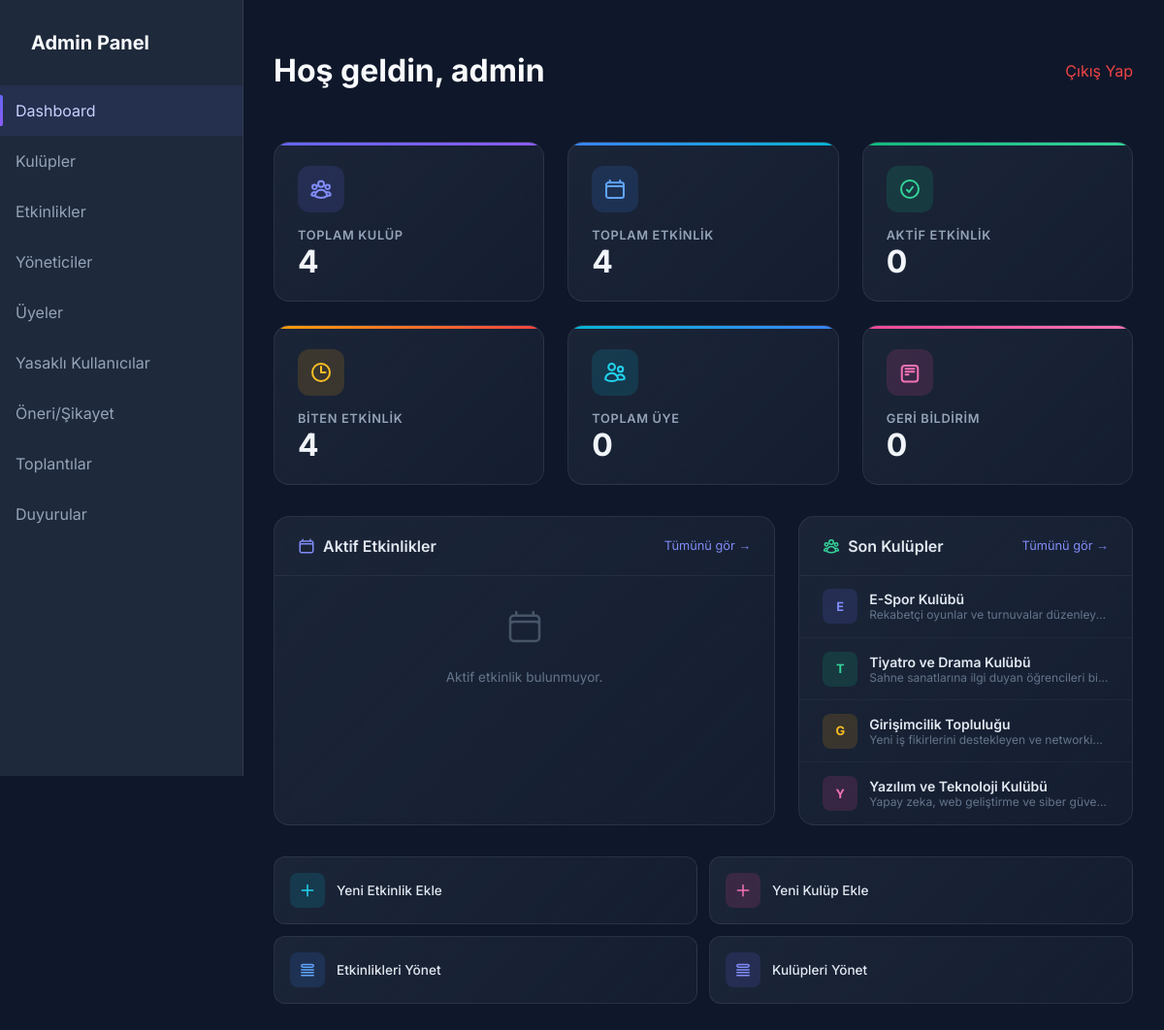
Page /admin/index.php (signed in) on the committed database.
### tables this page shows
CREATE TABLE IF NOT EXISTS adminler (
    id INT AUTO_INCREMENT PRIMARY KEY,
    kullanici_adi VARCHAR(50) NOT NULL UNIQUE,
    sifre VARCHAR(255) NOT NULL
);

CREATE TABLE IF NOT EXISTS kulupler (
    id INT AUTO_INCREMENT PRIMARY KEY,
    ad VARCHAR(100) NOT NULL,
    aciklama TEXT
);

### admin/index.php (the view, shortened to what this page needs)
<?php
require_once __DIR__ . '/../config/veritabani.php';
$admin_display_name = 'Admin';
if (!empty($_SESSION['admin_id'])) {
    $st = $db->prepare("SELECT kullanici_adi FROM adminler WHERE id = ?");
    $st->execute([$_SESSION['admin_id']]);
    $row = $st->fetch();
    if ($row) {
        $admin_display_name = $row['kullanici_adi'];
    }
}
$header_title = 'Hoş geldin, ' . $admin_display_name;
$active_page = 'dashboard';
require_once 'header.php';
$kulup_sayisi = $db->query("SELECT COUNT(*) FROM kulupler")->fetchColumn();
$etkinlik_sayisi = $db->query("SELECT COUNT(*) FROM etkinlikler")->fetchColumn();
$aktif_etkinlik = $db->query("SELECT COUNT(*) FROM etkinlikler WHERE tarih >= NOW()")->fetchColumn();
$biten_etkinlik = $db->query("SELECT COUNT(*) FROM etkinlikler WHERE tarih < NOW()")->fetchColumn();
$toplam_uye = $db->query("SELECT COUNT(*) FROM kullanicilar")->fetchColumn();
$toplam_geribildirim = $db->query("SELECT COUNT(*) FROM oneri_sikayet")->fetchColumn();
$yaklasen = $db->query("SELECT e.*, k.ad as kulup_adi FROM etkinlikler e LEFT JOIN kulupler k ON e.kulup_id = k.id WHERE e.tarih >= NOW() ORDER BY e.tarih ASC LIMIT 5")->fetchAll();
$son_kulupler = $db->query("SELECT * FROM kulupler ORDER BY id DESC LIMIT 5")->fetchAll();
?>
<div class="dashboard-stats">
    <div class="dash-card purple" data-animate>
        <div class="card-icon">
        </div>
        <div class="card-label">Toplam Kulüp</div>
        <div class="card-value" data-count="<?php echo (int)$kulup_sayisi; ?>"><?php echo $kulup_sayisi; ?></div>
    </div>
    <div class="dash-card blue" data-animate>
        <div class="card-icon">
        </div>
        <div class="card-label">Toplam Etkinlik</div>
        <div class="card-value" data-count="<?php echo (int)$etkinlik_sayisi; ?>"><?php echo $etkinlik_sayisi; ?></div>
    </div>
    <div class="dash-card green" data-animate>
        <div class="card-icon">
            <svg xmlns="http://www.w3.org/2000/svg" fill="none" viewBox="0 0 24 24" stroke-width="2" stroke="currentColor">
                <path stroke-linecap="round" stroke-linejoin="round" d="M9 12.75 11.25 15 15 9.75M21 12a9 9 0 1 1-18 0 9 9 0 0 1 18 0Z" />
            </svg>
        </div>
        <div class="card-label">Aktif Etkinlik</div>
        <div class="card-value" data-count="<?php echo (int)$aktif_etkinlik; ?>"><?php echo $aktif_etkinlik; ?></div>
    </div>
    <div class="dash-card orange" data-animate>
        <div class="card-icon">
            <svg xmlns="http://www.w3.org/2000/svg" fill="none" viewBox="0 0 24 24" stroke-width="2" stroke="currentColor">
                <path stroke-linecap="round" stroke-linejoin="round" d="M12 6v6h4.5m4.5 0a9 9 0 1 1-18 0 9 9 0 0 1 18 0Z" />
            </svg>
        </div>
        <div class="card-label">Biten Etkinlik</div>
        <div class="card-value" data-count="<?php echo (int)$biten_etkinlik; ?>"><?php echo $biten_etkinlik; ?></div>
    </div>
    <div class="dash-card cyan" data-animate>
        <div class="card-icon">
        </div>
        <div class="card-label">Toplam Üye</div>
        <div class="card-value" data-count="<?php echo (int)$toplam_uye; ?>"><?php echo $toplam_uye; ?></div>
    </div>
    <div class="dash-card pink" data-animate>
        <div class="card-icon">
            <svg xmlns="http://www.w3.org/2000/svg" fill="none" viewBox="0 0 24 24" stroke-width="2" stroke="currentColor">
                <path stroke-linecap="round" stroke-linejoin="round" d="M7.5 8.25h9m-9 3h9m-9 3h3m-6.75 4.125a3 3 0 0 0 3 3h10.5a3 3 0 0 0 3-3v-10.5a3 3 0 0 0-3-3h-10.5a3 3 0 0 0-3 3v10.5Z" />
            </svg>
        </div>
        <div class="card-label">Geri Bildirim</div>
        <div class="card-value" data-count="<?php echo (int)$toplam_geribildirim; ?>"><?php echo $toplam_geribildirim; ?></div>
    </div>
</div>
<div class="dashboard-content">
    <div class="panel">
        <div class="panel-header">
            <h2>
                Aktif Etkinlikler
            </h2>
            <a href="etkinlik/etkinlikler.php">Tümünü gör →</a>
        </div>
        <?php if (!empty($yaklasen)): ?>
            <ul class="event-list">
                <?php
                $aylar = ['Oca','Şub','Mar','Nis','May','Haz','Tem','Ağu','Eyl','Eki','Kas','Ara'];
                foreach ($yaklasen as $e):
                    $ts = strtotime($e['tarih']);
                    $gun = date('d', $ts);
                    $ay = $aylar[(int)date('n', $ts) - 1];
                    $saat = date('H:i', $ts);
                ?>
                <li class="event-item">
                    <div class="event-date-box">
                        <div class="day"><?php echo $gun; ?></div>
                        <div class="month"><?php echo $ay; ?></div>
                    </div>
                    <div class="event-info">
                        <div class="event-title"><?php echo htmlspecialchars($e['baslik']); ?></div>
                        <div class="event-meta">
                            <span>
                                <svg xmlns="http://www.w3.org/2000/svg" fill="none" viewBox="0 0 24 24" stroke-width="2" stroke="currentColor" style="width:12px;height:12px;">
                                    <path stroke-linecap="round" stroke-linejoin="round" d="M12 6v6h4.5m4.5 0a9 9 0 1 1-18 0 9 9 0 0 1 18 0Z" />
                                </svg>
                                <?php echo $saat; ?>
                            </span>
                            <span>
                                <svg xmlns="http://www.w3.org/2000/svg" fill="none" viewBox="0 0 24 24" stroke-width="2" stroke="currentColor" style="width:12px;height:12px;">
                                    <path stroke-linecap="round" stroke-linejoin="round" d="M15 10.5a3 3 0 1 1-6 0 3 3 0 0 1 6 0Z" />
                                    <path stroke-linecap="round" stroke-linejoin="round" d="M19.5 10.5c0 7.142-7.5 11.25-7.5 11.25S4.5 17.642 4.5 10.5a7.5 7.5 0 1 1 15 0Z" />
                                </svg>
                                <?php echo htmlspecialchars($e['konum']); ?>
                            </span>
                            <?php if (!empty($e['kulup_adi'])): ?>
                            <span>
                                <svg xmlns="http://www.w3.org/2000/svg" fill="none" viewBox="0 0 24 24" stroke-width="2" stroke="currentColor" style="width:12px;height:12px;">
                                    <path stroke-linecap="round" stroke-linejoin="round" d="M18 18.72a9.094 9.094 0 0 0 3.741-.479 3 3 0 0 0-4.682-2.72m.94 3.198.001.031c0 .225-.012.447-.037.666A11.944 11.944 0 0 1 12 21c-2.17 0-4.207-.576-5.963-1.584A6.062 6.062 0 0 1 6 18.719m12 0a5.971 5.971 0 0 0-.941-3.197m0 0A5.995 5.995 0 0 0 12 12.75a5.995 5.995 0 0 0-5.058 2.772m0 0a3 3 0 0 0-4.681 2.72 8.986 8.986 0 0 0 3.74.477m.94-3.197a5.971 5.971 0 0 0-.94 3.197M15 6.75a3 3 0 1 1-6 0 3 3 0 0 1 6 0Zm6 3a2.25 2.25 0 1 1-4.5 0 2.25 2.25 0 0 1 4.5 0Zm-13.5 0a2.25 2.25 0 1 1-4.5 0 2.25 2.25 0 0 1 4.5 0Z" />
                                </svg>
                                <?php echo htmlspecialchars($e['kulup_adi']); ?>
                            </span>
                            <?php endif; ?>
                        </div>
                    </div>
                </li>
                <?php endforeach; ?>
            </ul>
        <?php else: ?>
            <div class="empty-state">
                <p>Aktif etkinlik bulunmuyor.</p>
            </div>
        <?php endif; ?>
    </div>
    <div class="panel">
        <div class="panel-header">
            <h2>
                Son Kulüpler
            </h2>
            <a href="kulup/kulupler.php">Tümünü gör →</a>
        </div>
        <?php if (!empty($son_kulupler)): ?>
            <ul class="club-list">
                <?php
                $renkler = [
                    ['bg' => 'rgba(99, 102, 241, 0.15)', 'color' => '#818cf8'],
                    ['bg' => 'rgba(16, 185, 129, 0.15)', 'color' => '#34d399'],
                    ['bg' => 'rgba(245, 158, 11, 0.15)', 'color' => '#fbbf24'],
                    ['bg' => 'rgba(236, 72, 153, 0.15)', 'color' => '#f472b6'],
                    ['bg' => 'rgba(59, 130, 246, 0.15)', 'color' => '#60a5fa'],
                ];
                foreach ($son_kulupler as $i => $k):
                    $renk = $renkler[$i % count($renkler)];
                    $harf = mb_strtoupper(mb_substr($k['ad'], 0, 1));
                ?>
                <li class="club-item">
                    <div class="club-avatar" style="background: <?php echo $renk['bg']; ?>; color: <?php echo $renk['color']; ?>;">
                        <?php echo $harf; ?>
                    </div>
                    <div class="club-item-info">
                        <div class="club-name"><?php echo htmlspecialchars($k['ad']); ?></div>
                        <div class="club-desc"><?php echo htmlspecialchars(mb_strimwidth($k['aciklama'], 0, 60, "...")); ?></div>
                    </div>
                </li>
                <?php endforeach; ?>
            </ul>
        <?php endif; ?>
    </div>
</div>
<div class="quick-actions">
    <a href="etkinlik/etkinlik_ekle.php" class="quick-action">
        <div class="qa-icon qa-cyan">
            <svg xmlns="http://www.w3.org/2000/svg" fill="none" viewBox="0 0 24 24" stroke-width="2" stroke="currentColor">
                <path stroke-linecap="round" stroke-linejoin="round" d="M12 4.5v15m7.5-7.5h-15" />
            </svg>
        </div>
        Yeni Etkinlik Ekle
    </a>
    <a href="kulup/kulup_ekle.php" class="quick-action">
        <div class="qa-icon qa-pink">
            <svg xmlns="http://www.w3.org/2000/svg" fill="none" viewBox="0 0 24 24" stroke-width="2" stroke="currentColor">
                <path stroke-linecap="round" stroke-linejoin="round" d="M12 4.5v15m7.5-7.5h-15" />
            </svg>
        </div>
        Yeni Kulüp Ekle
    </a>
    <a href="etkinlik/etkinlikler.php" class="quick-action">
        <div class="qa-icon qa-blue">
            <svg xmlns="http://www.w3.org/2000/svg" fill="none" viewBox="0 0 24 24" stroke-width="2" stroke="currentColor">
                <path stroke-linecap="round" stroke-linejoin="round" d="M3.75 12h16.5m-16.5 3.75h16.5M3.75 19.5h16.5M5.625 4.5h12.75a1.875 1.875 0 0 1 0 3.75H5.625a1.875 1.875 0 0 1 0-3.75Z" />
            </svg>
        </div>
        Etkinlikleri Yönet
    </a>
    <a href="kulup/kulupler.php" class="quick-action">
        <div class="qa-icon qa-purple">
            <svg xmlns="http://www.w3.org/2000/svg" fill="none" viewBox="0 0 24 24" stroke-width="2" stroke="currentColor">
                <path stroke-linecap="round" stroke-linejoin="round" d="M3.75 12h16.5m-16.5 3.75h16.5M3.75 19.5h16.5M5.625 4.5h12.75a1.875 1.875 0 0 1 0 3.75H5.625a1.875 1.875 0 0 1 0-3.75Z" />
            </svg>
        </div>
        Kulüpleri Yönet
    </a>
</div>
<?php require_once 'footer.php'; ?>

### admin/header.php (shortened to what this page needs)
<?php
$is_subdir = (strpos($_SERVER['SCRIPT_NAME'], '/kulup/') !== false || strpos($_SERVER['SCRIPT_NAME'], '/etkinlik/') !== false || strpos($_SERVER['SCRIPT_NAME'], '/yonetici/') !== false || strpos($_SERVER['SCRIPT_NAME'], '/uye/') !== false || strpos($_SERVER['SCRIPT_NAME'], '/yasakli/') !== false || strpos($_SERVER['SCRIPT_NAME'], '/oneri_sikayet/') !== false || strpos($_SERVER['SCRIPT_NAME'], '/duyuru/') !== false || strpos($_SERVER['SCRIPT_NAME'], '/toplanti/') !== false);
$base_prefix = $is_subdir ? '../' : '';
?>
<!DOCTYPE html>
<html lang="tr">
<head>
    <link rel="stylesheet" href="<?php echo $base_prefix; ?>admin-style.css">
</head>
<body>
    <div class="sidebar">
        <div style="padding: 2rem; font-size: 1.25rem; font-weight: 700;">Admin Panel</div>
        <a href="<?php echo $base_prefix; ?>index.php" class="nav-link <?php echo ($active_page == 'dashboard') ? 'active' : ''; ?>">Dashboard</a>
        <a href="<?php echo $base_prefix; ?>kulup/kulupler.php" class="nav-link <?php echo ($active_page == 'kulupler') ? 'active' : ''; ?>">Kulüpler</a>
        <a href="<?php echo $base_prefix; ?>etkinlik/etkinlikler.php" class="nav-link <?php echo ($active_page == 'etkinlikler') ? 'active' : ''; ?>">Etkinlikler</a>
        <a href="<?php echo $base_prefix; ?>yonetici/yoneticiler.php" class="nav-link <?php echo ($active_page == 'yoneticiler') ? 'active' : ''; ?>">Yöneticiler</a>
        <a href="<?php echo $base_prefix; ?>uye/uyeler.php" class="nav-link <?php echo ($active_page == 'uyeler') ? 'active' : ''; ?>">Üyeler</a>
        <a href="<?php echo $base_prefix; ?>yasakli/yasaklilar.php" class="nav-link <?php echo ($active_page == 'yasaklilar') ? 'active' : ''; ?>">Yasaklı Kullanıcılar</a>
        <a href="<?php echo $base_prefix; ?>oneri_sikayet/oneri_sikayet.php" class="nav-link <?php echo ($active_page == 'oneri_sikayet') ? 'active' : ''; ?>">Öneri/Şikayet</a>
        <a href="<?php echo $base_prefix; ?>toplanti/toplantilar.php" class="nav-link <?php echo ($active_page == 'toplantilar') ? 'active' : ''; ?>">Toplantılar</a>
        <a href="<?php echo $base_prefix; ?>duyuru/duyurular.php" class="nav-link <?php echo ($active_page == 'duyurular') ? 'active' : ''; ?>">Duyurular</a>
    </div>
    <div class="main-content">
        <header>
            <h1><?php echo htmlspecialchars($header_title ?? 'Dashboard', ENT_QUOTES, 'UTF-8'); ?></h1>
            <form method="post" action="" style="display:inline;">
                <button type="submit" class="logout-btn" style="background:none;border:none;padding:0;font:inherit;color:#ef4444;cursor:pointer;" onclick="return confirmAction(this.form.action + '?logout=1', 'Çıkış Yap', 'Hesabınızdan çıkış yapmak istediğinize emin misiniz?', 'question', 'Evet, Çıkış Yap', 'Vazgeç');">Çıkış Yap</button>
            </form>
        </header>

### admin/admin-style.css (style rules this page uses)
:root { --primary: #6366f1; --primary-hover: #4f46e5; --bg-dark: #0f172a; --bg-card: #1e293b; --text-white: #f8fafc; --text-gray: #94a3b8; --danger: #ef4444; }
body { font-family: 'Inter', sans-serif; background-color: var(--bg-dark); color: var(--text-white); margin: 0; display: flex; justify-content: center; align-items: center; min-height: 100vh; }

### admin/header.php (style rules this page uses)
body { display: block; background: #0f172a; min-height: 100vh; margin: 0; font-family: 'Inter', sans-serif; }
.sidebar { width: 250px; background: #1e293b; height: 100vh; position: fixed; border-right: 1px solid rgba(255,255,255,0.1); z-index: 1000; }
.main-content { margin-left: 250px; padding: 2rem; }
.nav-link { display: block; padding: 1rem; color: #94a3b8; text-decoration: none; transition: 0.3s; position: relative; }
.nav-link.active { background: rgba(99,102,241,0.1); color: #c7d2fe; }
.nav-link.active::before { content: ''; position: absolute; left: 0; top: 20%; bottom: 20%; width: 3px; background: linear-gradient(#6366f1, #8b5cf6); border-radius: 0 2px 2px 0; }
header { display: flex; justify-content: space-between; align-items: center; margin-bottom: 2rem; }
.logout-btn { color: #ef4444; text-decoration: none; font-size: 0.875rem; cursor: pointer; }

### rows in the picture
adminler: kullanici_adi "Hoş geldin, admin"
kulupler: ad "E", ad "E-Spor Kulübü", aciklama "Rekabetçi oyunlar ve turnuvalar düzenley…"
kulupler: ad "T", ad "Tiyatro ve Drama Kulübü", aciklama "Sahne sanatlarına ilgi duyan öğrencileri bi…"
kulupler: ad "G", ad "Girişimcilik Topluluğu", aciklama "Yeni iş fikirlerini destekleyen ve networki…"
kulupler: ad "Y", ad "Yazılım ve Teknoloji Kulübü", aciklama "Yapay zeka, web geliştirme ve siber güve…"

### other values in the picture
$kulup_sayisi "4"
$etkinlik_sayisi "4"
$aktif_etkinlik "0"
$biten_etkinlik "4"
$toplam_uye "0"
$toplam_geribildirim "0"
